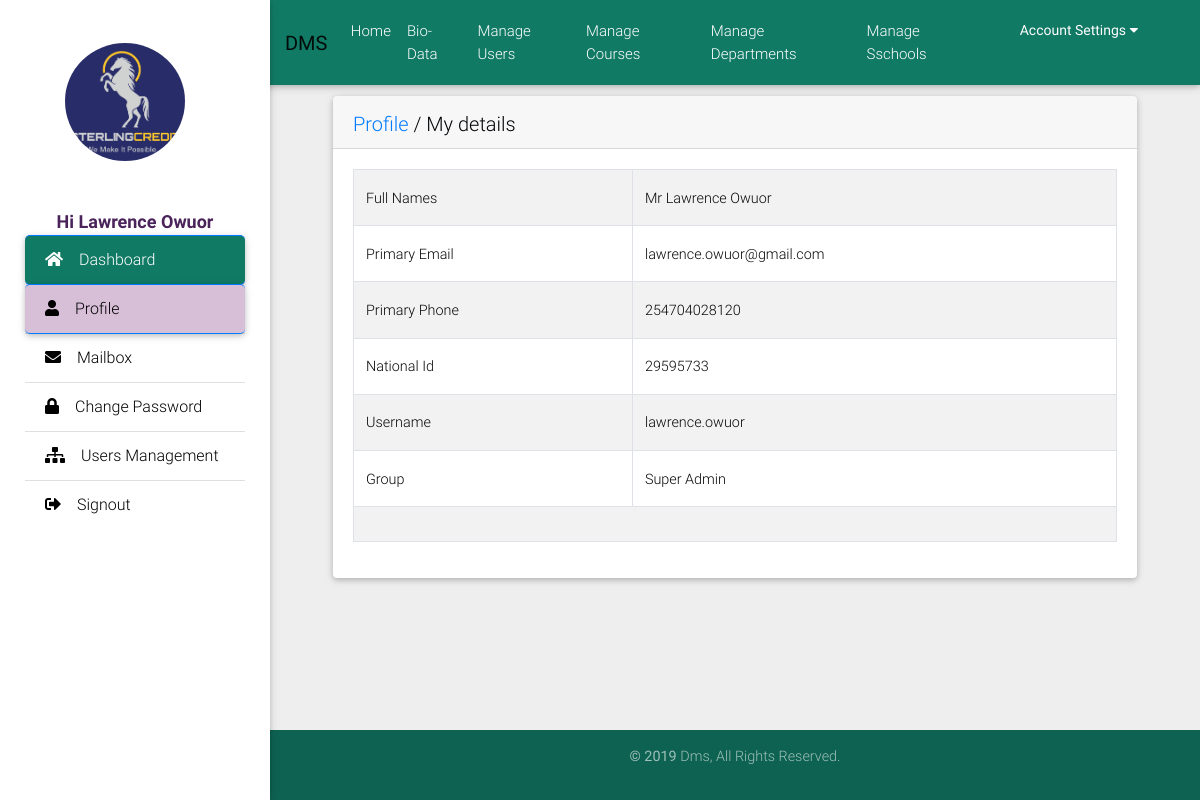
Page /profile.php (signed in) on the committed database.
### tables this page shows
CREATE TABLE IF NOT EXISTS `d_users_primary` (
  `uid` int(5) NOT NULL AUTO_INCREMENT,
  `title` int(2) DEFAULT NULL,
  `profile_upload` varchar(105) DEFAULT NULL,
  `first_name` varchar(50) DEFAULT NULL,
  `last_name` varchar(50) DEFAULT NULL,
  `national_id` varchar(30) DEFAULT NULL,
  `gender` int(1) DEFAULT NULL COMMENT '0-Unspecified, 1-Male, 2-Female ',
  `primary_phone` varchar(20) NOT NULL,
  `primary_email` varchar(85) NOT NULL,
  `user_name` varchar(50) NOT NULL,
  `department` int(11) DEFAULT NULL,
  `faculty` int(11) DEFAULT NULL,
  `supervisor` varchar(105) DEFAULT NULL,
  `user_group` int(2) NOT NULL,
  `pass` varchar(245) NOT NULL,
  `added_date` datetime DEFAULT CURRENT_TIMESTAMP,
  `added_by` int(10) DEFAULT NULL,
  `status` int(1) DEFAULT NULL,
  `proposal_status` int(1) NOT NULL DEFAULT '0',
  `pass_change` tinyint(1) DEFAULT '0',
  PRIMARY KEY (`uid`),
  UNIQUE KEY `primary_phone_UNIQUE` (`primary_phone`) USING BTREE,
  UNIQUE KEY `UNIQUE_username` (`user_name`) USING BTREE,
  UNIQUE KEY `UNIQUE_email` (`primary_email`) USING BTREE,
  UNIQUE KEY `UNIQUE_uid` (`uid`),
  UNIQUE KEY `UNIQUE_nationalId` (`national_id`) USING BTREE
);

CREATE TABLE IF NOT EXISTS `d_title` (
  `uid` int(11) NOT NULL AUTO_INCREMENT,
  `name` varchar(50) NOT NULL,
  `status` int(11) NOT NULL DEFAULT '1',
  PRIMARY KEY (`uid`),
  UNIQUE KEY `Unique_name` (`name`),
  UNIQUE KEY `Unique_id` (`uid`)
);

CREATE TABLE IF NOT EXISTS `d_user_groups` (
  `uid` int(11) NOT NULL AUTO_INCREMENT,
  `group_name` varchar(45) NOT NULL,
  `group_status` int(1) DEFAULT '0',
  PRIMARY KEY (`uid`),
  UNIQUE KEY `UNIQUE_id` (`uid`),
  UNIQUE KEY `UNIQUE_group_name` (`group_name`)
);

### includes/func.php (called while the page is built, shortened)
<?php
$emyid = $_SESSION['dms_'];
$myid = decurl($emyid);
function profile($sid)
{
  $rid = decurl($sid);
  $d = fetchonerow('d_users_primary', "uid='$rid'");
  $fname = $d['first_name'];
  $lname = $d['last_name'];
  return $fname . ' ' . $lname;
}
function usergroup($sid)
{
  $rid = decurl($sid);
  $d = fetchonerow('d_users_primary', "uid='$rid'");
  $u_group = $d['user_group'];
  return $u_group;
}
function usergroup_name($sid)
{
  $rid = usergroup($sid);
  $d = fetchonerow('d_user_groups', "uid='$rid'");
  $u_group_name = $d['group_name'];
  return $u_group_name;
}
function fetchrow($table, $where, $name)
{
  global $con;
  $query = "SELECT $name FROM $table WHERE ($where)";
  $result = mysqli_query($con, $query);
  $row = mysqli_fetch_array($result);
  $attrequired = $row[$name];
  return $attrequired;
}
function fetchonerow($table, $where, $fds = '*')
{
  global $con;
  $query = "SELECT $fds FROM $table WHERE ($where)";
  $result = mysqli_query($con, $query);
  $roww = mysqli_fetch_array($result);
  return $roww;
}
function decurl($id)
{
  $originalId = $id / 1321;
  return $originalId;
}

### profile.php (the view, shortened to what this page needs)
<?php
include_once 'session.php';
?>
<!DOCTYPE html>
<html>
<head>
</head>
<body class="grey lighten-3">
  <?php
  include_once 'header.php';
  include_once 'includes/conn.inc';
  include_once 'includes/func.php';
  ?>
  <main class="pt-5 mx-lg-5">
    <div class="container-fluid mt-5">
      <div class="row wow">
        <div class="col-md-12 mb-4">
          <div class="card">
            <div class="card-header">
              <h5 class="mb-2 mb-sm-0 pt-1">
                <a href="#" target="_blank">Profile</a>
                <span>/</span>
                <span>My details</span>
              </h5>
            </div>
            <div class="card-body">
              <?php
              $sid = $myid;
              $sd = fetchonerow('d_users_primary', "uid='$sid'");
              $first_name = $sd['first_name'];
              $last_name = $sd['last_name'];
              $primary_email = $sd['primary_email'];
              $primary_phone = $sd['primary_phone'];
              $national_id = $sd['national_id'];
              $user_name = $sd['user_name'];
              $user_group = $sd['user_group'];
              $group_name = fetchrow('d_user_groups', "uid='$user_group'", "group_name");
              $title = $sd['title'];
              $title_name = fetchrow('d_title', "uid='$title'", "name");
              ?>
              <table class="table table-bordered table-striped">
                <tr>
                  <td>Full Names</td>
                  <td><?php echo $title_name . ' ' . $first_name . ' ' . $last_name; ?></td>
                </tr>
                <tr>
                  <td>Primary Email</td>
                  <td><?php echo $primary_email; ?></td>
                </tr>
                <tr>
                  <td>Primary Phone</td>
                  <td><?php echo $primary_phone; ?></td>
                </tr>
                <tr>
                  <td>National Id</td>
                  <td><?php echo $national_id; ?></td>
                </tr>
                <tr>
                  <td>Username</td>
                  <td><?php echo $user_name; ?></td>
                </tr>
                <tr>
                  <td>Group</td>
                  <td><?php echo $group_name; ?></td>
                </tr>
                <tr>
                  <td colspan="2"><button class="btn disabled" onclick="update_profile()" style="background-color: rgb( 17, 122, 101);color: #ffff;display:none">Update Profile</button></td>
                </tr>
              </table>
            </div>
          </div>
        </div>
      </div>
    </div>
  </main>
  <?php include_once 'footer.php'; ?>
</body>
</html>

### header.php (shortened to what this page needs)
<?php
require_once 'includes/conn.inc';
require_once 'includes/func.php';
$ugroup = usergroup($_SESSION['dms_']);
$user = profile($_SESSION['dms_']);
$groupName = usergroup_name($_SESSION['dms_']);
?>
<link rel="stylesheet" href="https://use.fontawesome.com/releases/v5.8.2/css/all.css">
<link rel="stylesheet" href="plugins/bootstrap-wysihtml5/bootstrap3-wysihtml5.min.css">
<link href="css/bootstrap.min.css" rel="stylesheet">
<link href="css/mdb.min.css" rel="stylesheet">
<link href="css/style.min.css" rel="stylesheet">
<link href="css/layout.css" rel="stylesheet">
<body class="grey lighten-3">
  <header>
    <nav class="navbar fixed-top navbar-expand-lg navbar-light bg-dms scrolling-navbar text-white">
      <div class="container-fluid">
        <a class="navbar-brand waves-effect" href="index">
          <strong>DMS</strong>
        </a>
        <div class="collapse navbar-collapse" id="navbarSupportedContent">
          <ul class="navbar-nav mr-auto" style="font-weight:300">
            <?php
            $protocol = ((!empty($_SERVER['HTTPS']) && $_SERVER['HTTPS'] != 'off') || $_SERVER['SERVER_PORT'] == 443) ? "https://" : "http://";
            $url = $protocol . $_SERVER['HTTP_HOST'] . $_SERVER['REQUEST_URI'];
            $p = explode('/', $url);
            $page = end($p);
            if (strpos($page, 'index') !== false) {
              $home_current = 'active';
            } elseif (strpos($page, 'register') !== false) {
              $home_reg = 'active';
            } elseif (strpos($page, 'proposals') !== false) {
              $home_pro = 'active';
            } elseif (strpos($page, 'defense') !== false) {
              $home_def = 'active';
            } elseif (strpos($page, 'supervisors') !== false) {
              $home_sup = 'active';
            } elseif (strpos($page, 'global_academia') !== false) {
              $home_gac = 'active';
            } elseif (strpos($page, 'home') !== false) {
              $home_hom = 'active';
            } elseif (strpos($page, 'update_bio') !== false) {
              $home_bio = 'active';
            } elseif (strpos($page, 'assigned_students') !== false) {
              $home_asgn = 'active';
            } elseif (strpos($page, 'supervisors') !== false) {
              $home_sup = 'active';
            } elseif (strpos($page, 'global_academia') !== false) {
              $home_gac = 'active';
            } elseif (strpos($page, 'home') !== false) {
              $home_hom = 'active';
            } elseif (strpos($page, 'dormant_students') !== false) {
              $home_ds = 'active';
            } elseif (strpos($page, 'settings') !== false) {
              $home_users = 'active';
            } elseif (strpos($page, 'profile') !== false) {
              $home_profile = 'active';
            } elseif (strpos($page, 'mail_box') !== false) {
              $home_mail = 'active';
            } elseif (strpos($page, 'change_pass') !== false) {
              $home_pass = 'active';
            } elseif (strpos($page, 'courses') !== false) {
              $home_course = 'active';
            } elseif (strpos($page, 'departments') !== false) {
              $home_dept = 'active';
            } elseif (strpos($page, 'faculties') !== false) {
              $home_sch = 'active';
            } elseif (strpos($page, 'department_students') !== false) {
              $home_dp = 'active';
            } elseif (strpos($page, 'department_pendingDefenses') !== false) {
              $home_pd = 'active';
            } elseif (strpos($page, 'department_supervisors') !== false) {
              $home_p = 'active';
            } elseif (strpos($page, 'department_scheduledDefenses') !== false) {
              $home_dpsd = 'active';
            } elseif (strpos($page, 'department_courses') !== false) {
              $home_deptc = 'active';
            } else { }
            if ($ugroup == 2) {
              ?>
              <li class="nav-item <?php echo $home_current; ?>">
                <a class="nav-link waves-effect" href="index">Home</a>
              </li>
              <li class="nav-item <?php echo $home_bio; ?>">
                <a class="nav-link waves-effect" href="update_bio">Bio-Data</a>
              </li>
              <li class="nav-item <?php echo $home_reg; ?>">
                <a class="nav-link waves-effect" href="register">Course-Registration</a>
              </li>
              <?php
                $registrationOk = checkrowexists('d_users_courses', "user='$myid' AND status='1'");
                if ($registrationOk == 1) {
                  ?>
                <li class="nav-item <?php echo $home_pro; ?>">
                  <a class="nav-link waves-effect" href="proposals">Proposals</a>
                </li>
              <?php
                }
                $proposalOk = checkrowexists('d_proposals', "user='$myid' AND status='2'");
                if ($proposalOk == 1) {
                  ?>
                <li class="nav-item <?php echo $home_def; ?>">
                  <a class="nav-link waves-effect" href="defense">Defense</a>
                </li>
              <?php
                }
                ?>
              <li class="nav-item <?php echo $home_sup; ?>">
                <a class="nav-link waves-effect" href="supervisors">Supervisors</a>
              </li>
              <li class="nav-item <?php echo $home_gac; ?>">
                <a class="nav-link waves-effect" href="global_academia">Global Academia</a>
              </li>
            <?php
            } elseif ($ugroup == 1) {
              ?>
              <li class="nav-item <?php echo $home_current; ?>">
                <a class="nav-link waves-effect" href="index">Home</a>
              </li>
              <li class="nav-item <?php echo $home_bio; ?>">
                <a class="nav-link waves-effect" href="update_bio">Bio-Data</a>
              </li>
              <li class="nav-item <?php echo $home_users; ?>">
                <a class="nav-link waves-effect" href="settings">Manage Users</a>
              </li>
              <li class="nav-item <?php echo $home_course; ?>">
                <a class="nav-link waves-effect" href="details?courses">Manage Courses</a>
              </li>
              <li class="nav-item <?php echo $home_dept; ?>">
                <a class="nav-link waves-effect" href="details?departments">Manage Departments</a>
              </li>
              <li class="nav-item <?php echo $home_sch; ?>">
                <a class="nav-link waves-effect" href="details?faculties">Manage Sschools</a>
              </li>
            <?php
            }
            ?>
            <li class="dropdown nav-item">
              <button class="dropbtn nav-link">Account Settings
                <i class="fa fa-caret-down"></i>
              </button>
            </li>
          </ul>
        </div>
      </div>
    </nav>
    <div class="sidebar-fixed position-fixed  bg-white">
      <a class="logo-wrapper waves-effect">
        <?php
        $passport = fetchrow('d_users_primary', "uid='$myid'", "profile_upload");
        if ($passport == null) {
          $passport_image = "img/avatar5.png";
        } else {
          $passport_image = "faces/$passport";
        }
        echo '<img src="' . $passport_image . '" class="user_image" title="' . $groupName . '"/>';
        ?>
      </a>
      <span>
        <center style="color:#4a235a ;font-weight:bold;font-size:18px"><?php echo 'Hi ' . $user; ?></center>
      </span>
      <div class="list-group list-group-flush">
        <a href="index" class="list-group-item active waves-effect" style="background-color: rgb( 17, 122, 101);color: #ffff">
          <i class="fas fa-home mr-3"></i>Dashboard
        </a>
        <a href="profile" class="list-group-item  waves-effect <?php echo $home_profile; ?>" style="color:black;">
          <i class="fas fa-user mr-3"></i>Profile</a>
        <a href="mail_box" class="list-group-item waves-effect <?php echo $home_mail; ?>" style="color:black;">
          <i class="fas fa-envelope mr-3"></i>Mailbox</a>
        <a href="change_pass" class="list-group-item waves-effect <?php echo $home_pass; ?>" style="color:black;">
          <i class="fas fa-lock mr-3"></i>Change Password</a>
        <?php
        if ($ugroup == 1) {
          ?>
          <a href="settings" class="list-group-item waves-effect <?php echo $home_users; ?>" style="color:black;">
            <i class="fas fa-sitemap mr-3"></i>Users Management</a>
        <?php
        }
        ?>
        <a href="login?logout" class="list-group-item waves-effect" style="color:black;">
          <i class="fas fa-sign-out-alt mr-3"></i>Signout</a>
      </div>
    </div>
  </header>

### footer.php (shortened to what this page needs)
<footer class="page-footer text-center font-small darken-2 mt-4 wow fadeIn bg-dms">
  <div class="footer-copyright py-3">
    <p class="copyright"><strong>&copy;  </strong>
      Dms, All Rights Reserved.
    </p>
  </div>
</footer>

### css/layout.css (style rules this page uses)
.dropdown { float: left; overflow: show; }
.dropdown .dropbtn { font-size: 14px; border: none; outline: none; background-color: inherit; font-family: inherit; margin: 0; min-width: 180px; }
.bg-white { background: #fff !important; border: 1px solid #fff !important; color: #73879C }
.bg-dms { background-color: rgb(17, 122, 101); color: #ffff }

### rows in the picture
d_users_primary: profile_upload (picture), user "Lawrence Owuor", title.name "Mr", first_name "Lawrence", last_name "Owuor", primary_email "lawrence.owuor@gmail.com", primary_phone "254704028120", national "29595733", user_name "lawrence.owuor", user_group.group_name "Super Admin"
